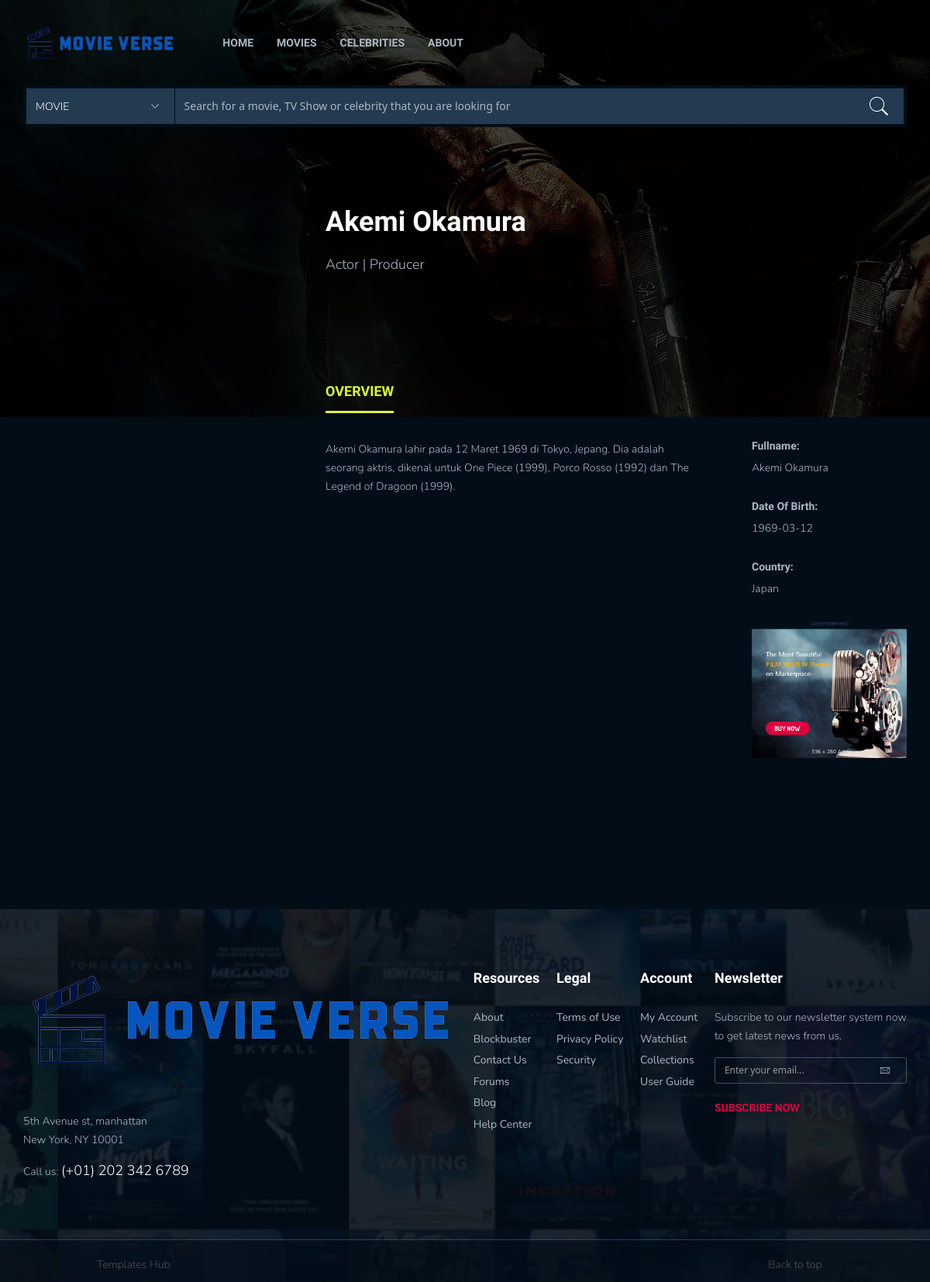
/celebrity.php?celebrityid=1, run on the app's committed database.
### tables this page shows
CREATE TABLE `pemain` (
  `id` int(11) NOT NULL,
  `nama_pemain` varchar(255) NOT NULL,
  `tanggal_lahir` date NOT NULL,
  `negara` varchar(255) NOT NULL,
  `foto` varchar(225) NOT NULL,
  `bio` text DEFAULT NULL
);

### public/celebrity.php (the view, shortened to what this page needs)
<?php
include '../admin/dbconnect.php';
$celebrityid = $_GET['celebrityid'];
$query = mysqli_query($conn, "SELECT * FROM `pemain` where id='$celebrityid'");
?>
<!DOCTYPE html>
<html lang="en" class="no-js">
<head>
	<link rel="stylesheet" href="../css/plugins.css">
	<link rel="stylesheet" href="../css/style.css">
</head>
<body>
	<header class="ht-header">
		<div class="container">
			<nav class="navbar navbar-default navbar-custom">
				<div class="navbar-header logo">
					<a href="index.html"><img class="logo" src="../images/logo.png" alt="" width="240" height=""></a>
				</div>
				<div class="collapse navbar-collapse flex-parent" id="bs-example-navbar-collapse-1">
					<ul class="nav navbar-nav flex-child-menu menu-left">
						<li class="dropdown first">
							<a class="btn btn-default " href="index.php">
								Home</a>
						</li>
						<li class="dropdown first">
							<a class="btn btn-default" href="movielist.php">
								movies
							</a>
						</li>
						<li class="dropdown first">
							<a class="btn btn-default" href="celebritylist.php">
								celebrities
							</a>
						</li>
						<li class="dropdown first">
							<a class="btn btn-default" href="about.php">
								about
							</a>
						</li>
					</ul>
				</div>
			</nav>
			<div class="top-search">
				<select>
					<option value="united">Movie</option>
				</select>
				<input type="text" placeholder="Search for a movie, TV Show or celebrity that you are looking for">
			</div>
		</div>
	</header>
	<div class="hero hero3">
		<div class="container">
			<div class="row">
				<div class="col-md-12">
				</div>
			</div>
		</div>
	</div>
    <?php
    $pemain = mysqli_fetch_array($query) ?>
	<div class="page-single movie-single cebleb-single">
		<div class="container">
			<div class="row ipad-width">
				<div class="col-md-4 col-sm-12 col-xs-12">
					<div class="mv-ceb">
					</div>
				</div>
				<div class="col-md-8 col-sm-12 col-xs-12">
					<div class="movie-single-ct">
						<h1 class="bd-hd"><?php echo $pemain ['nama_pemain'] ?></h1>
						<p class="ceb-single">Actor | Producer</p>
						<div class="social-link cebsingle-socail">
							<a href="#"><i class="ion-social-facebook"></i></a>
							<a href="#"><i class="ion-social-twitter"></i></a>
							<a href="#"><i class="ion-social-googleplus"></i></a>
							<a href="#"><i class="ion-social-linkedin"></i></a>
						</div>
						<div class="movie-tabs">
							<div class="tabs">
								<ul class="tab-links tabs-mv">
									<li class="active"><a href="#overviewceb">Overview</a></li>
								</ul>
								<div class="tab-content">
									<div id="overviewceb" class="tab active">
										<div class="row">
											<div class="col-md-8 col-sm-12 col-xs-12">
												<p><?= $pemain["bio"]; ?></p>
											</div>
											<div class="col-md-4 col-xs-12 col-sm-12">
												<div class="sb-it">
													<h6>Fullname: </h6>
													<p><?= $pemain["nama_pemain"]; ?></a></p>
												</div>
												<div class="sb-it">
													<h6>Date of Birth: </h6>
													<p><?= $pemain["tanggal_lahir"]; ?></p>
												</div>
												<div class="sb-it">
													<h6>Country: </h6>
													<p><?= $pemain["negara"]; ?></p>
												</div>
												<div class="ads">
													<img src="images/uploads/ads1.png" alt="">
												</div>
											</div>
										</div>
									</div>
								</div>
							</div>
						</div>
					</div>
				</div>
			</div>
		</div>
	</div>
	<footer class="ht-footer">
		<div class="container">
			<div class="flex-parent-ft">
				<div class="flex-child-ft item1">
					<a href="index-2.html"><img class="logo" src="../images/logo.png" alt=""></a>
					<p>5th Avenue st, manhattan<br>
						New York, NY 10001</p>
					<p>Call us: <a href="#">(+01) 202 342 6789</a></p>
				</div>
				<div class="flex-child-ft item2">
					<h4>Resources</h4>
					<ul>
						<li><a href="#">About</a></li>
						<li><a href="#">Blockbuster</a></li>
						<li><a href="#">Contact Us</a></li>
						<li><a href="#">Forums</a></li>
						<li><a href="#">Blog</a></li>
						<li><a href="#">Help Center</a></li>
					</ul>
				</div>
				<div class="flex-child-ft item3">
					<h4>Legal</h4>
					<ul>
						<li><a href="#">Terms of Use</a></li>
						<li><a href="#">Privacy Policy</a></li>
						<li><a href="#">Security</a></li>
					</ul>
				</div>
				<div class="flex-child-ft item4">
					<h4>Account</h4>
					<ul>
						<li><a href="#">My Account</a></li>
						<li><a href="#">Watchlist</a></li>
						<li><a href="#">Collections</a></li>
						<li><a href="#">User Guide</a></li>
					</ul>
				</div>
				<div class="flex-child-ft item5">
					<h4>Newsletter</h4>
					<p>Subscribe to our newsletter system now <br> to get latest news from us.</p>
					<form action="#">
						<input type="text" placeholder="Enter your email...">
					</form>
					<a href="#" class="btn">Subscribe now <i class="ion-ios-arrow-forward"></i></a>
				</div>
			</div>
		</div>
		<div class="ft-copyright">
			<div class="ft-left">
				<p><a target="_blank" href="https://www.templateshub.net">Templates Hub</a></p>
			</div>
			<div class="backtotop">
				<p><a href="#" id="back-to-top">Back to top <i class="ion-ios-arrow-thin-up"></i></a></p>
			</div>
		</div>
	</footer>
</body>
</html>

### data on the page
pemain: nama_pemain "Akemi Okamura", bio "Akemi Okamura lahir pada 12 Maret 1969 di Tokyo, Jepang. Dia adalah seorang aktris, dikenal untuk One Piece (1999), Porco Rosso (1992) dan The Legend of Dragoon (1999).", tanggal_lahir "1969-03-12", negara "Japan"
